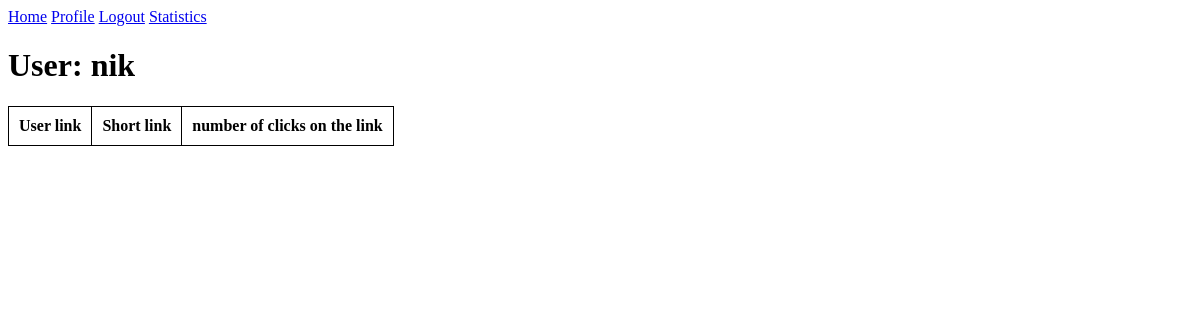
/user/nik (signed in), run on an earlier commit of the app's database.
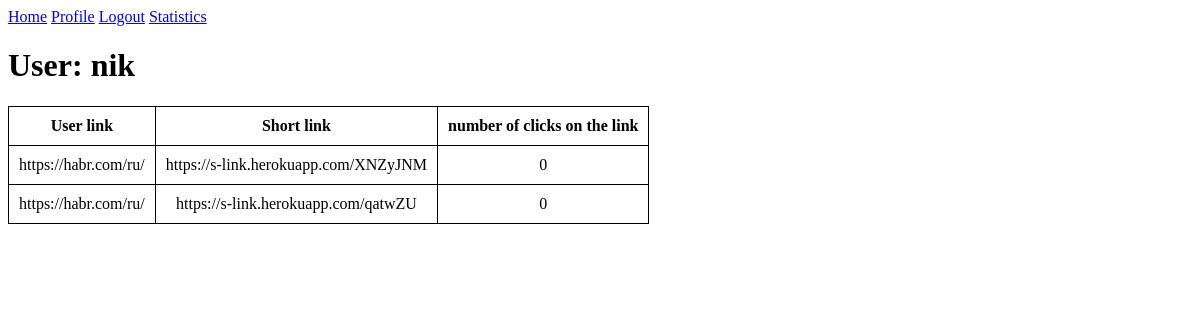
And on a later commit of the database.
### app/models.py (models this page shows, shortened)
class Url(db.Model):
    id = db.Column(db.Integer, primary_key=True)
    url_link = db.Column(db.String(140))
    short_link = db.Column(db.String(40), unique=True)
    timestamp = db.Column(db.DateTime, index=True, default=datetime.utcnow)
    r_count = db.Column(db.Integer, default=0)
    user_id = db.Column(db.Integer, db.ForeignKey('user.id'))

### app/routes.py (the view)
@app.route('/user/<username>')
@login_required
def user(username):
    user = User.query.filter_by(username=username).first_or_404()
    urls = Url.query.filter_by(user=current_user).all()
    return render_template('user.html', user=user, urls=urls)

### app/models.py (called while the page is built)
@login.user_loader
def load_user(id):
    return User.query.get(int(id))

### app/templates/user.html (shortened to what this page needs)
            <div>
                <a href="{{ url_for('index') }}">Home</a>
                {% if current_user.is_anonymous %}
                <a href="{{ url_for('login') }}">Login</a>
                {% else %}
                <a href="{{ url_for('user', username=current_user.username) }}">Profile</a>
                <a href="{{ url_for('logout') }}">Logout</a>
                <a href="{{ url_for('stat') }}">Statistics</a>
                {% endif %}
            </div>
{% block content %}
    <h1>User: {{ user.username }}</h1>
    <table>
        <tr>
            <th>User link</th>
            <th>Short link</th>
            <th>number of clicks on the link</th>
        </tr>
    {% for u in urls %}
        <tr>
            <td>{{ u.url_link}} </td>
            <td>https://s-link.herokuapp.com/{{u.short_link}} </td>
            <td>{{u.r_count}} </td>
        </tr>
    {% endfor %}
    </table>
{% endblock %}

What changed in the data, as far as the page shows it:
added Url: url_link "https://habr.com/ru/", short_link "XNZyJNM", r_count "0"
added Url: url_link "https://habr.com/ru/", short_link "qatwZU", r_count "0"
